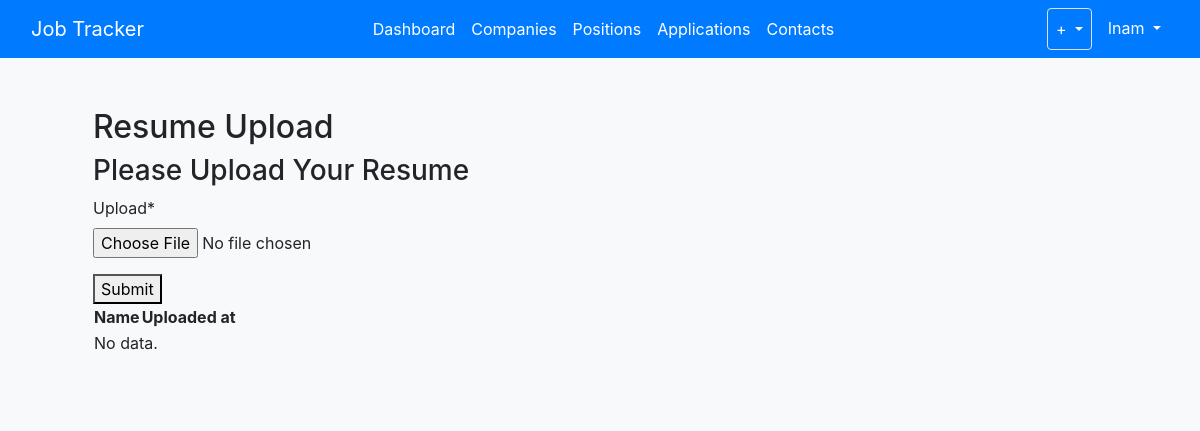
/upload/ (signed in), run on an earlier commit of the app's database.
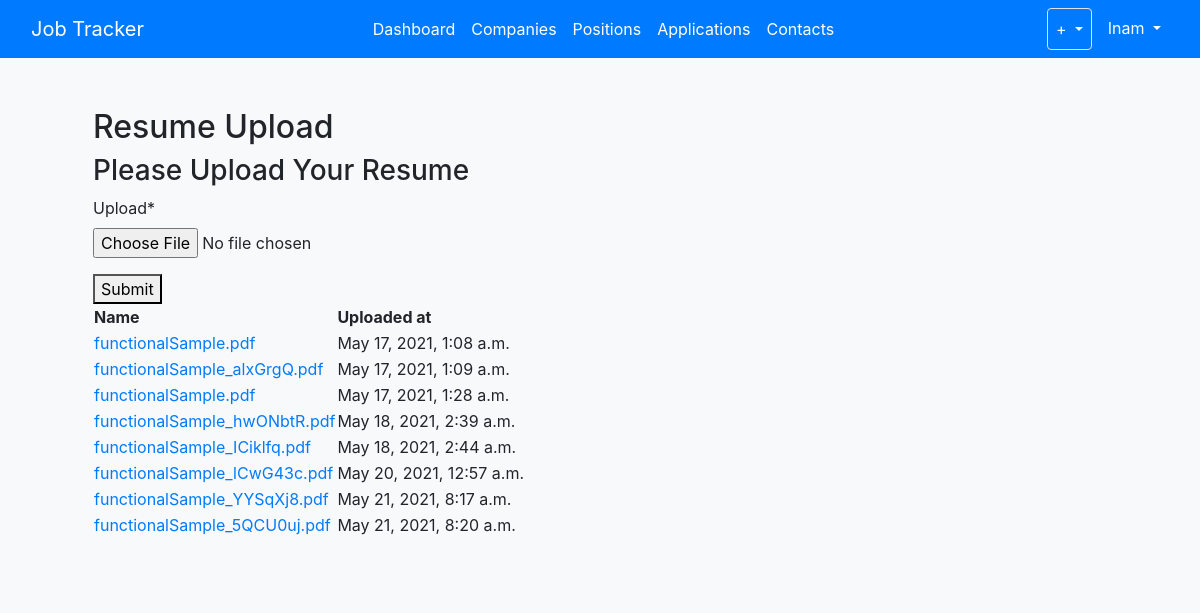
And on a later commit of the database.
### users/models.py (models this page shows)
class Document(models.Model):
    user = models.ForeignKey(
		User,
		on_delete=models.CASCADE,
		default=1
		)
    uploaded_at = models.DateTimeField(auto_now_add=True)
    upload = models.FileField()

### users/views.py (the view, shortened to what this page needs)
# urls.py: path('upload/', user_views.DocumentCreateView.as_view(), name='upload'),
class DocumentCreateView(CreateView):
    model = Document
    fields = ['upload' ]
    success_url = reverse_lazy('upload')
    def get_context_data(self, **kwargs):
        context = super().get_context_data(**kwargs)
        documents = Document.objects.filter(user=self.request.user)
        context['documents'] = documents
        return context

### users/templates/users/document_form.html (shortened to what this page needs)
{% extends "jobs/base.html" %}
{% load crispy_forms_tags %}
{% block content %}
<div class="container p-5">
  <h2>Resume Upload</h2>
  <h3>Please Upload Your Resume</h3>
<div>
  <form method="post" enctype="multipart/form-data">
    {{ form|crispy }}
    <button type="submit">Submit</button>
  </form>
  <table>
    <thead>
      <tr>
        <th>Name</th>
        <th>Uploaded at</th>
      </tr>
    </thead>
    <tbody>
      {% for document in documents %}
        <tr>
          <td><a href="{{ document.upload.url }}" target="_blank">{{ document.upload.name }}</a></td>
          <td>{{ document.uploaded_at }}</td>
        </tr>
      {% empty %}
        <tr>
          <td colspan="3">No data.</td>
        </tr>
      {% endfor %}
    </tbody>
  </table>
{% endblock content %}

### jobs/templates/jobs/base.html (shortened to what this page needs)
{% load static %}
<!DOCTYPE html>
<html>
<head>
    <link rel="stylesheet" href="https://cdn.jsdelivr.net/npm/bootstrap@4.5.3/dist/css/bootstrap.min.css">
    <link rel="stylesheet" type="text/css" href="{% static 'jobs/style.css' %}">
</head>
<body class="h-100 bg-light">
	<nav class="navbar navbar-expand-lg navbar-dark bg-primary fixed-top">
		<div class="container-fluid">
			<a class="navbar-brand" href="/">Job Tracker</a>
			<div class="collapse navbar-collapse" id="expandMenu">
				<ul class="navbar-nav mr-auto">
					{% if request.user.is_authenticated %}
					<li class="nav-item">
						<a class="nav-link active" aria-current="page" href="/">Dashboard</a>
					</li>
					<li class="nav-item">
						<a class="nav-link active" href="{% url 'jobs-companies' %}">Companies</a>
					</li>
					<li class="nav-item">
						<a class="nav-link active" href="{% url 'jobs-list-positions' %}">Positions</a>
					</li>
					<li class="nav-item">
						<a class="nav-link active" href="{% url 'jobs-list-applications' %}">Applications</a>
					</li>
					<li class="nav-item">
						<a class="nav-link active" href="/contacts">Contacts</a>
					</li>
					{% endif %}
				</ul>
				<ul class="navbar-nav">
					{% if request.user.is_authenticated %}
					<li class="dropdown border rounded">
						<a class="nav-link active dropdown-toggle" href="#" id="navbarDropdownMenuLink" role="button" data-bs-toggle="dropdown" aria-expanded="false"> + </a>
					</li>
					<li class="dropdown ml-2">
						<a class="nav-link active dropdown-toggle" href="#" id="navbarDropdownMenuLink" role="button" data-bs-toggle="dropdown" aria-expanded="false"> {{ request.user.username }} </a>
					</li>
					{% endif %}
				</ul>
			</div>
		</div>
	</nav>
	<div class="container bg-light rounded">
		{% block content %}{% endblock %}
	</div>
</body>
</html>

### jobs/static/jobs/style.css (style rules this page uses)
body { padding-top: 60px; }

What changed in the data, as far as the page shows it:
added Document: upload.name "functionalSample.pdf", uploaded_at "May 17, 2021, 1:08 a.m."
added Document: upload.name "functionalSample_alxGrgQ.pdf", uploaded_at "May 17, 2021, 1:09 a.m."
added Document: upload.name "functionalSample.pdf", uploaded_at "May 17, 2021, 1:28 a.m."
added Document: upload.name "functionalSample_hwONbtR.pdf", uploaded_at "May 18, 2021, 2:39 a.m."
added Document: upload.name "functionalSample_ICiklfq.pdf", uploaded_at "May 18, 2021, 2:44 a.m."
added Document: upload.name "functionalSample_lCwG43c.pdf", uploaded_at "May 20, 2021, 12:57 a.m."
added Document: upload.name "functionalSample_YYSqXj8.pdf", uploaded_at "May 21, 2021, 8:17 a.m."
added Document: upload.name "functionalSample_5QCU0uj.pdf", uploaded_at "May 21, 2021, 8:20 a.m."
Also different on the page:
text no longer shown: "No data."
